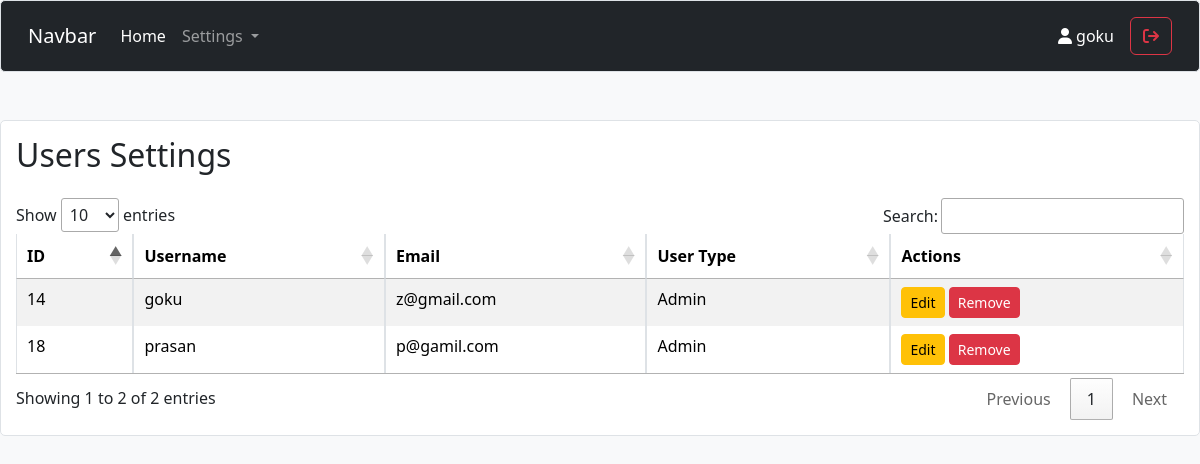
The app's page /usersetting.php (signed in) with its own data.
### tables this page shows
CREATE TABLE `users` (
  `id` int(20) NOT NULL,
  `username` varchar(50) NOT NULL,
  `email` varchar(50) NOT NULL,
  `password` varchar(10) NOT NULL,
  `usertype` text NOT NULL
);

### usersetting.php (the view, shortened to what this page needs)
<?php
require('connection.php');
$sql = "SELECT * FROM users";
$result = mysqli_query($con, $sql);
?>
<!DOCTYPE html>
<html lang="en">
<head>
    <link href="https://cdn.jsdelivr.net/npm/bootstrap@5.3.3/dist/css/bootstrap.min.css" rel="stylesheet">
    <link rel="stylesheet" href="https://cdn.datatables.net/1.11.3/css/jquery.dataTables.min.css">
    <link rel="stylesheet" href="https://cdnjs.cloudflare.com/ajax/libs/font-awesome/6.6.0/css/all.min.css">
</head>
<body>
    <nav class="navbar navbar-expand-lg navbar-dark bg-dark">
        <div class="container-fluid">
            <a class="navbar-brand" href="#">Navbar</a>
            <div class="collapse navbar-collapse" id="navbarSupportedContent">
                <ul class="navbar-nav me-auto mb-2 mb-lg-0">
                    <li class="nav-item">
                        <a class="nav-link active" aria-current="page" href="./add.php">Home</a>
                    </li>
                    <li class="nav-item dropdown">
                        <a class="nav-link dropdown-toggle" href="#" id="navbarDropdown" role="button" data-bs-toggle="dropdown" aria-expanded="false">
                            Settings
                        </a>
                    </li>
                </ul>
                <form action="./logout.php" class="d-flex align-items-center">
                    <span class="navbar-text text-white me-3">
                        <i class="fa-solid fa-user"></i> <?php echo $_SESSION['username']; ?>
                    </span>
                    <button class="btn btn-outline-danger" type="submit">
                        <i class="fa-solid fa-arrow-right-from-bracket"></i>
                    </button>
                </form>
            </div>
        </div>
    </nav>
    <div class="container mt-5">
        <h2 class="mb-4">Users Settings</h2>
        <table id="dataTable" class="table table-striped table-bordered">
            <thead>
                <tr>
                    <th>ID</th>
                    <th>Username</th>
                    <th>Email</th>
                    <th>User Type</th>
                    <th>Actions</th>
                </tr>
            </thead>
            <tbody>
                <?php
                if (mysqli_num_rows($result) > 0) {
                    while ($row = mysqli_fetch_assoc($result)) {
                        $id = $row["id"];
                        $username = $row["username"];
                        $email = $row["email"];
                        $usertype = $row["usertype"];
                        switch ($usertype) {
                            case 0:
                                $usertypeString = "Admin";
                                break;
                        }
                        echo "<tr>";
                        echo "<td>" . $id . "</td>";
                        echo "<td>" . $username . "</td>";
                        echo "<td>" . $email . "</td>";
                        echo "<td>" . $usertypeString . "</td>";
                        echo '<td>
                                <button type="button" class="btn btn-warning btn-sm btn-edit" data-id="' . $id . '" data-bs-toggle="modal" data-bs-target="#editModal">
                                    Edit
                                </button>
                                <form action="removeuser.php" method="post" style="display:inline;">
                                    <input type="hidden" name="id" value="' . $id . '">
                                    <input type="submit" class="btn btn-danger btn-sm" value="Remove" onclick="return confirm(\'Are you sure you want to remove this user?\')">
                                </form>
                              </td>';
                        echo "</tr>";
                    }
                } else {
                    echo "<tr><td colspan='5'>No data found</td></tr>";
                }
                ?>
            </tbody>
        </table>
    </div>
</body>
</html>

### usersetting.php (style rules this page uses)
body { background-color: #f8f9fa; }
.container, .navbar, .form-group, .data-table-container, fieldset { border: 1px solid #dee2e6; border-radius: 5px; padding: 15px; background-color: #ffffff; margin-bottom: 20px; max-width: 1200px; margin-left: auto; margin-right: auto; }
table.dataTable { width: 100% !important; }

### records on screen
users: id "14", username "goku", email "z@gmail.com", usertype "Admin"
users: id "18", username "prasan", email "p@gamil.com", usertype "Admin"

### other values on screen
$_SESSION['username'] "goku"
